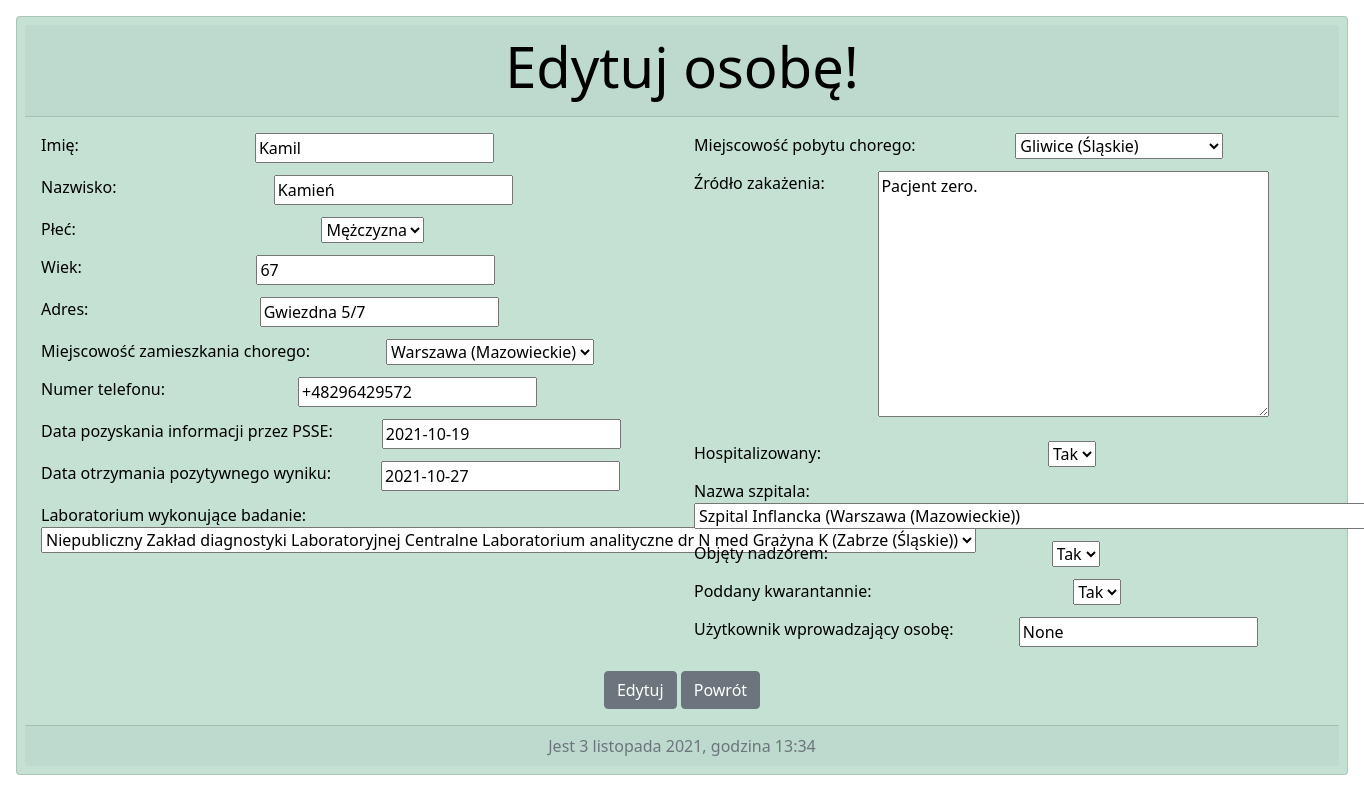
The app's page /covid/edit_person/1/ (signed in), older data.
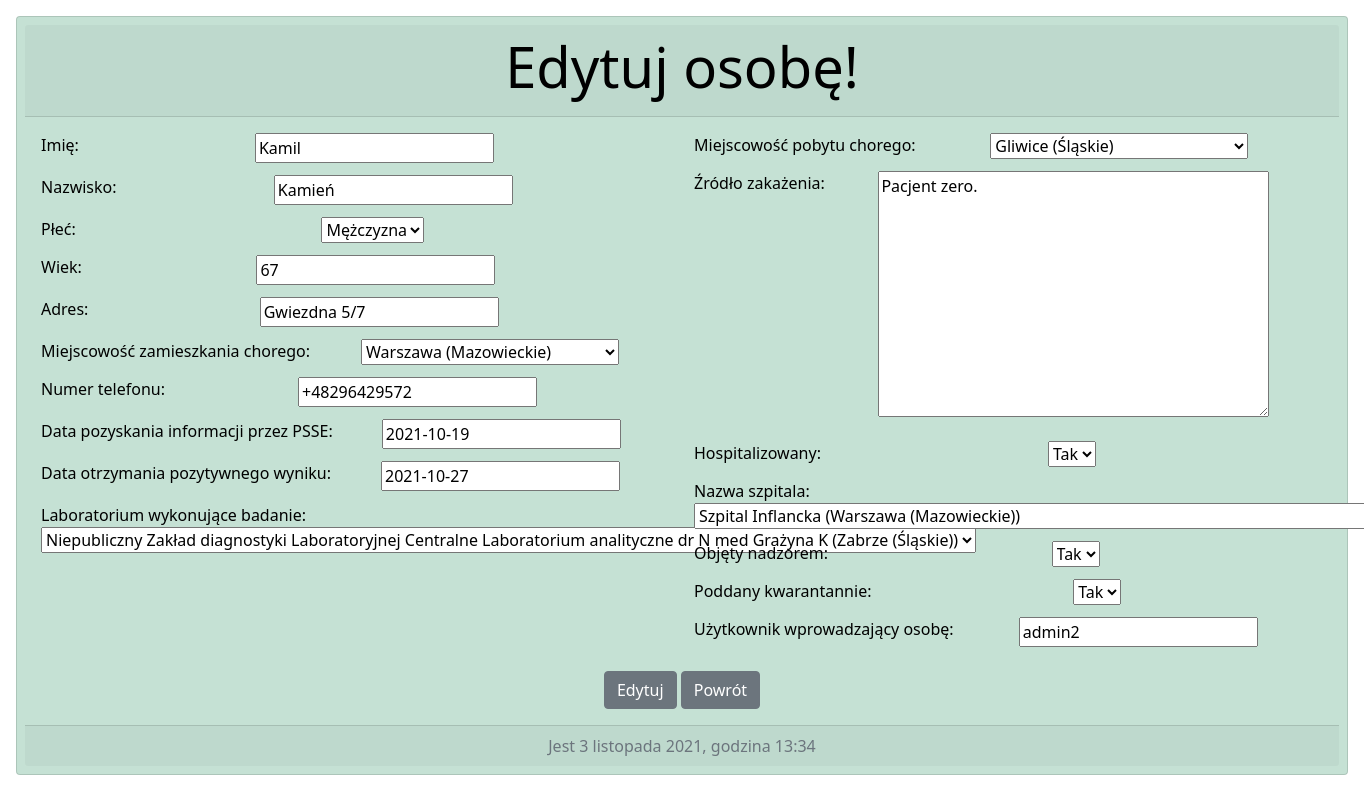
The same page, newer data.
### covid/models.py (models this page shows, shortened)
class Person(models.Model):
    GENDER = {
        (1, 'Mężczyzna'),
        (2, 'Kobieta'),
        (3, 'inna')
    }
    BINARY = {
        (0, 'Nie'),
        (1, 'Tak')
    }
    name = models.CharField(max_length=32)
    surname = models.CharField(max_length=32)
    gender = models.PositiveSmallIntegerField(choices=GENDER)
    age = models.PositiveSmallIntegerField()
    address = models.CharField(max_length=60)
    city = models.ForeignKey(City, on_delete=models.PROTECT, related_name='city')
    telephone_number = PhoneNumberField()
    date_of_received_information = models.DateField(null=True, blank=True)
    date_of_positive_result = models.DateField(null=True, blank=True)
    laboratory_performing_tests = models.ForeignKey(Laboratory, on_delete=models.PROTECT, related_name='laboratory')
    whereabouts = models.ForeignKey(City, on_delete=models.PROTECT, related_name='whereabouts')
    source_of_infection = models.TextField(null=True, blank=True)
    hospitalization = models.PositiveSmallIntegerField(choices=BINARY, default=0)
    hospital = models.ForeignKey(Hospital, on_delete=models.PROTECT, related_name='hospital', null=True, blank=True)
    supervision = models.PositiveSmallIntegerField(choices=BINARY, default=0)
    quarantine = models.PositiveSmallIntegerField(choices=BINARY, default=0)
    who_added = models.CharField(max_length=32, default="None")

### covid/views.py (the view)
# urls.py: path('edit_person/<int:id>/', edit_person, name='edit_person'),
@login_required
def edit_person(request, id):
    person = get_object_or_404(Person, pk=id)
    form_person = PersonForm(request.POST or None, instance=person)
    if form_person.is_valid():
        form_person.save()
        return redirect(main)
    return render(request, 'add_person.html', {'form_person': form_person, 'edit': True})

### covid/forms.py
class PersonForm(ModelForm):
    class Meta:
        model = Person
        fields = '__all__'

### covid/models.py (called while the page is built)
    def __str__(self):
        return self.name_province()

    def name_province(self):
        return "{} ({})".format(self.name, self.province)

    def __str__(self):
        return self.name_city()

    def name_city(self):
        return "{} ({})".format(self.name, self.city)

    def __str__(self):
        return self.name_city()

    def name_city(self):
        return "{} ({})".format(self.name, self.city)

### templates/add_person.html (shortened to what the changed rows need)
{% extends 'pattern.html' %}
{% load bootstrap %}
{% block card_head %}
    {% if edit %}
        <h2 class="display-4">Edytuj osobę!</h2>
    {% else %}
        <h2 class="display-4">Dodaj osobę!</h2>
    {% endif %}
{% endblock %}
{% block card_body %}
        <form method="POST" enctype="multipart/form-data">
            <div class="row">
                <div class="col-6">
                    <div class="fieldWrapper">
                        <label class="add_label">Imię:</label>
                        {{ form_person.name|bootstrap_inline }}
                    </div>
                    <div class="fieldWrapper">
                        <label class="add_label">Nazwisko:</label>
                        {{ form_person.surname|bootstrap_inline }}
                    </div>
                    <div class="fieldWrapper">
                        <label class="add_label">Płeć:</label>
                        {{ form_person.gender|bootstrap_inline }}
                    </div>
                    <div class="fieldWrapper">
                        <label class="add_label">Wiek:</label>
                        {{ form_person.age|bootstrap_inline }}
                    </div>
                    <div class="fieldWrapper">
                        <label class="add_label">Adres:</label>
                        {{ form_person.address|bootstrap_inline }}
                    </div>
                    <div class="fieldWrapper">
                        <label class="add_label">Miejscowość zamieszkania chorego:</label>
                        {{ form_person.city|bootstrap_inline }}
                    </div>
                    <div class="fieldWrapper">
                        <label class="add_label">Numer telefonu:</label>
                        {{ form_person.telephone_number|bootstrap_inline }}
                    </div>
                    <div class="fieldWrapper">
                        <label class="add_label">Data pozyskania informacji przez PSSE:</label>
                        {{ form_person.date_of_received_information|bootstrap_inline }}
                    </div>
                    <div class="fieldWrapper">
                        <label class="add_label">Data otrzymania pozytywnego wyniku:</label>
                        {{ form_person.date_of_positive_result|bootstrap_inline }}
                    </div>
                    <div class="fieldWrapper">
                        <label class="add_label">Laboratorium wykonujące badanie:</label>
                        {{ form_person.laboratory_performing_tests|bootstrap_inline }}
                    </div>
                </div>
                <div class="col-6">
                    <div class="fieldWrapper">
                        <label class="add_label">Miejscowość pobytu chorego:</label>
                        {{ form_person.whereabouts|bootstrap_inline }}
                    </div>
                    <div class="fieldWrapper">
                        <label class="add_label">Źródło zakażenia:</label>
                        {{ form_person.source_of_infection|bootstrap_inline }}
                    </div>
                    <div class="fieldWrapper">
                        <label class="add_label">Hospitalizowany:</label>
                        {{ form_person.hospitalization|bootstrap_inline }}
                    </div>
                    <div class="fieldWrapper">
                        <label class="add_label">Nazwa szpitala:</label>
                        {{ form_person.hospital|bootstrap_inline }}
                    </div>
                    <div class="fieldWrapper">
                        <label class="add_label">Objęty nadzorem:</label>
                        {{ form_person.supervision|bootstrap_inline }}
                    </div>
                    <div class="fieldWrapper">
                        <label class="add_label">Poddany kwarantannie:</label>
                        {{ form_person.quarantine|bootstrap_inline }}
                    </div>
                    <div class="fieldWrapper">
                        <label class="add_label">Użytkownik wprowadzający osobę:</label>
                        {{ form_person.who_added|bootstrap_inline }}
                    </div>
                </div>
            </div>
            <br>
        </form>
{% endblock %}

Row changes from the older to the newer data that the page shows:
changed Person "Kamil": who_added "None" → "admin2"
